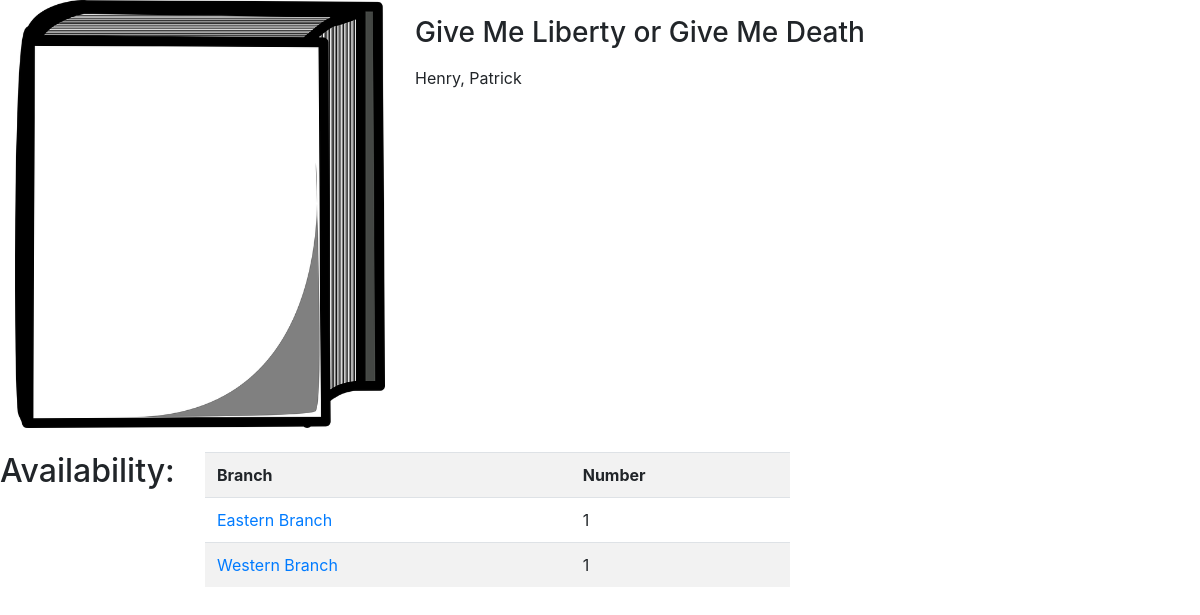
The app's page /book/ 000000006 with its own data.
### tables this page shows
CREATE TABLE BOOKS(ISBN CHAR(10) PRIMARY KEY,
BTITLE VARCHAR(512),
BAUTHOR VARCHAR(64),
DDS CHAR(14),
BSUBJECT CHAR(32),
BGENRE CHAR(24),
BLANGUAGE VARCHAR(64),
BDESC VARCHAR(4096),
BPUB VARCHAR(64),
BYEAR DATE
);

CREATE TABLE BRANCHES(BID CHAR(6) PRIMARY KEY,
BNAME VARCHAR(64) UNIQUE NOT NULL,
BADDRESS VARCHAR(512),
BPHONE NUMERIC(10),
BFAX NUMERIC(10)
);

### app.py (the view)
@app.route("/book/<isbn>")
def getBookInfo(isbn):
    tempConn = sqlite3.connect("app.db")
    tempCursor = tempConn.cursor()
    book = tempCursor.execute(
        f'SELECT * FROM BOOKS WHERE ISBN ="{isbn}";').fetchone()
    branches = tempCursor.execute(f"""SELECT B.BNAME, COUNT(*)
        FROM (
            SELECT *
            FROM STORES_B S JOIN BOOKS B ON S.ISBN = B.ISBN
        ) AS B_TO_P JOIN BRANCHES B ON B.BID=B_TO_P.BID
        WHERE B_TO_P.ISBN='{isbn}'
        GROUP BY B.BID, B_TO_P.ISBN;""").fetchall()
    return render_template("book.html", book=book, branches=branches)

### templates/book.html (shortened to what this page needs)
<html>
<head>
    <link rel="stylesheet" href="https://maxcdn.bootstrapcdn.com/bootstrap/4.0.0/css/bootstrap.min.css"
>
</head>
<body>
    <div class="container-fluid">
        <div class="row">
            <div class="col-md-4">
                <img src={{ url_for('static', filename='cover.webp') }} class="img-fluid"></img>
            </div>
            <div class="col-md-6">
                <p>
                <h3>{{ book[1] }}</h3>
                </p>
                <p>
                    {{ book[2] }}
                </p>
            </div>
        </div>
    </div>
    <br>
    <div class="row">
        <div class="col-md-2">
            <h2>Availability:</h2>
        </div>
        <div class="col-md-6">
            <table class="table table-striped">
                <tr>
                    <th>Branch</th>
                    <th>Number</th>
                </tr>
                {% for each in branches %}
                <tr>
                    <td><a href="/branches">{{ each[0] }}</a></td>
                    <td>{{ each[1] }}</td>
                </tr>
                {% endfor %}
            </table>
        </div>
    </div>
</body>
</html>

### records on screen
BOOKS: BTITLE "Give Me Liberty or Give Me Death", BAUTHOR "Henry, Patrick"
BRANCHES: BNAME "Eastern Branch", each "1"
BRANCHES: BNAME "Western Branch", each "1"
